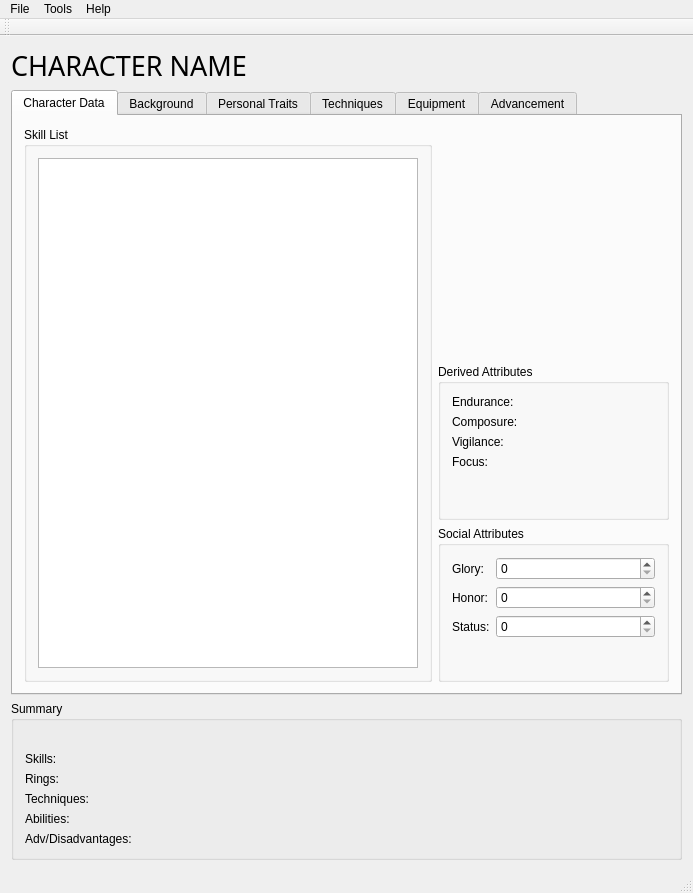
<?xml version="1.0" encoding="UTF-8"?>
<ui version="4.0">
 <class>MainWindow</class>
 <widget class="QMainWindow" name="MainWindow">
  <property name="geometry">
   <rect>
    <x>0</x>
    <y>0</y>
    <width>693</width>
    <height>893</height>
   </rect>
  </property>
  <property name="windowTitle">
   <string>Paper Blossoms</string>
  </property>
  <widget class="QWidget" name="centralWidget">
   <layout class="QVBoxLayout" name="verticalLayout_5">
    <item>
     <layout class="QVBoxLayout" name="verticalLayout">
      <item>
       <widget class="QLabel" name="character_name_label">
        <property name="font">
         <font>
          <family>Bradley Hand</family>
          <pointsize>20</pointsize>
         </font>
        </property>
        <property name="text">
         <string>CHARACTER NAME</string>
        </property>
       </widget>
      </item>
      <item>
       <widget class="QTabWidget" name="tabWidget">
        <property name="currentIndex">
         <number>0</number>
        </property>
        <widget class="QWidget" name="tab">
         <attribute name="title">
          <string>Character Data</string>
         </attribute>
         <layout class="QHBoxLayout" name="horizontalLayout">
          <item>
           <widget class="QGroupBox" name="groupBox_2">
            <property name="title">
             <string>Skill List</string>
            </property>
            <layout class="QVBoxLayout" name="verticalLayout_2">
             <item>
              <widget class="QTableView" name="skill_tableview">
               <property name="editTriggers">
                <set>QAbstractItemView::NoEditTriggers</set>
               </property>
               <property name="selectionMode">
                <enum>QAbstractItemView::SingleSelection</enum>
               </property>
               <property name="selectionBehavior">
                <enum>QAbstractItemView::SelectRows</enum>
               </property>
               <property name="showGrid">
                <bool>false</bool>
               </property>
               <attribute name="horizontalHeaderCascadingSectionResizes">
                <bool>true</bool>
               </attribute>
               <attribute name="horizontalHeaderMinimumSectionSize">
                <number>25</number>
               </attribute>
               <attribute name="horizontalHeaderStretchLastSection">
                <bool>true</bool>
               </attribute>
               <attribute name="verticalHeaderVisible">
                <bool>false</bool>
               </attribute>
               <attribute name="verticalHeaderCascadingSectionResizes">
                <bool>true</bool>
               </attribute>
               <attribute name="verticalHeaderDefaultSectionSize">
                <number>25</number>
               </attribute>
               <attribute name="verticalHeaderStretchLastSection">
                <bool>false</bool>
               </attribute>
              </widget>
             </item>
            </layout>
           </widget>
          </item>
          <item>
           <layout class="QVBoxLayout" name="verticalLayout_4">
            <item>
             <widget class="RingViewer" name="ringWidget" native="true">
              <property name="sizePolicy">
               <sizepolicy hsizetype="Fixed" vsizetype="Fixed">
                <horstretch>0</horstretch>
                <verstretch>0</verstretch>
               </sizepolicy>
              </property>
              <property name="minimumSize">
               <size>
                <width>231</width>
                <height>231</height>
               </size>
              </property>
              <property name="maximumSize">
               <size>
                <width>231</width>
                <height>231</height>
               </size>
              </property>
             </widget>
            </item>
            <item>
             <widget class="QGroupBox" name="groupBox_3">
              <property name="title">
               <string>Derived Attributes</string>
              </property>
              <layout class="QFormLayout" name="formLayout">
               <item row="0" column="0">
                <widget class="QLabel" name="label_5">
                 <property name="text">
                  <string>Endurance:</string>
                 </property>
                </widget>
               </item>
               <item row="0" column="1">
                <widget class="QLabel" name="endurance_label">
                 <property name="text">
                  <string/>
                 </property>
                </widget>
               </item>
               <item row="1" column="0">
                <widget class="QLabel" name="label_6">
                 <property name="text">
                  <string>Composure:</string>
                 </property>
                </widget>
               </item>
               <item row="1" column="1">
                <widget class="QLabel" name="composure_label">
                 <property name="text">
                  <string/>
                 </property>
                </widget>
               </item>
               <item row="2" column="0">
                <widget class="QLabel" name="label_7">
                 <property name="text">
                  <string>Vigilance:</string>
                 </property>
                </widget>
               </item>
               <item row="2" column="1">
                <widget class="QLabel" name="vigilance_label">
                 <property name="text">
                  <string/>
                 </property>
                </widget>
               </item>
               <item row="3" column="0">
                <widget class="QLabel" name="label_8">
                 <property name="text">
                  <string>Focus:</string>
                 </property>
                </widget>
               </item>
               <item row="3" column="1">
                <widget class="QLabel" name="focus_label">
                 <property name="text">
                  <string/>
                 </property>
                </widget>
               </item>
              </layout>
             </widget>
            </item>
            <item>
             <widget class="QGroupBox" name="groupBox">
              <property name="title">
               <string>Social Attributes</string>
              </property>
              <layout class="QFormLayout" name="formLayout_2">
               <item row="1" column="0">
                <widget class="QLabel" name="label">
                 <property name="text">
                  <string>Glory:</string>
                 </property>
                </widget>
               </item>
               <item row="2" column="0">
                <widget class="QLabel" name="label_2">
                 <property name="text">
                  <string>Honor:</string>
                 </property>
                </widget>
               </item>
               <item row="3" column="0">
                <widget class="QLabel" name="label_3">
                 <property name="text">
                  <string>Status:</string>
                 </property>
                </widget>
               </item>
               <item row="1" column="1">
                <widget class="QSpinBox" name="glory_spinBox"/>
               </item>
               <item row="2" column="1">
                <widget class="QSpinBox" name="honor_spinBox"/>
               </item>
               <item row="3" column="1">
                <widget class="QSpinBox" name="status_spinBox"/>
               </item>
              </layout>
             </widget>
            </item>
           </layout>
          </item>
         </layout>
        </widget>
        <widget class="QWidget" name="tab_3">
         <attribute name="title">
          <string>Background</string>
         </attribute>
         <layout class="QGridLayout" name="gridLayout_6">
          <item row="1" column="0">
           <widget class="QLabel" name="label_17">
            <property name="text">
             <string>Family</string>
            </property>
           </widget>
          </item>
          <item row="5" column="0" colspan="2">
           <widget class="QLabel" name="label_10">
            <property name="text">
             <string>Ninjo (Personal Desire)</string>
            </property>
           </widget>
          </item>
          <item row="0" column="0">
           <widget class="QLabel" name="label_16">
            <property name="text">
             <string>Clan</string>
            </property>
           </widget>
          </item>
          <item row="6" column="0">
           <widget class="QLabel" name="label_12">
            <property name="text">
             <string>Giri (Sworn Duty)</string>
            </property>
           </widget>
          </item>
          <item row="7" column="0">
           <widget class="QLabel" name="label_15">
            <property name="text">
             <string>Notes</string>
            </property>
           </widget>
          </item>
          <item row="3" column="0">
           <spacer name="verticalSpacer">
            <property name="orientation">
             <enum>Qt::Vertical</enum>
            </property>
            <property name="sizeHint" stdset="0">
             <size>
              <width>20</width>
              <height>40</height>
             </size>
            </property>
           </spacer>
          </item>
          <item row="2" column="0">
           <widget class="QLabel" name="label_14">
            <property name="text">
             <string>Personal Name</string>
            </property>
           </widget>
          </item>
          <item row="7" column="2" colspan="2">
           <widget class="QTextEdit" name="notes_textEdit"/>
          </item>
          <item row="1" column="2">
           <widget class="QLabel" name="family_label">
            <property name="text">
             <string/>
            </property>
           </widget>
          </item>
          <item row="0" column="2">
           <widget class="QLabel" name="clan_label">
            <property name="text">
             <string/>
            </property>
           </widget>
          </item>
          <item row="6" column="2" colspan="3">
           <widget class="QTextEdit" name="giri_textEdit"/>
          </item>
          <item row="5" column="2" colspan="3">
           <widget class="QTextEdit" name="ninjo_textEdit"/>
          </item>
          <item row="2" column="2" colspan="3">
           <widget class="QLineEdit" name="name_lineEdit"/>
          </item>
          <item row="7" column="4">
           <widget class="ClickLabel" name="image_label">
            <property name="minimumSize">
             <size>
              <width>250</width>
              <height>250</height>
             </size>
            </property>
            <property name="font">
             <font>
              <italic>true</italic>
             </font>
            </property>
            <property name="frameShape">
             <enum>QFrame::Box</enum>
            </property>
            <property name="frameShadow">
             <enum>QFrame::Raised</enum>
            </property>
            <property name="lineWidth">
             <number>2</number>
            </property>
            <property name="text">
             <string>Click to add a character portrait...</string>
            </property>
            <property name="scaledContents">
             <bool>false</bool>
            </property>
            <property name="alignment">
             <set>Qt::AlignCenter</set>
            </property>
           </widget>
          </item>
         </layout>
        </widget>
        <widget class="QWidget" name="tab_5">
         <attribute name="title">
          <string>Personal Traits</string>
         </attribute>
         <layout class="QVBoxLayout" name="verticalLayout_3">
          <item>
           <widget class="QGroupBox" name="groupBox_11">
            <property name="title">
             <string>Advantages</string>
            </property>
            <layout class="QGridLayout" name="gridLayout_11">
             <item row="0" column="0">
              <widget class="QLabel" name="label_4">
               <property name="text">
                <string>Distinctions</string>
               </property>
              </widget>
             </item>
             <item row="0" column="3">
              <widget class="QLabel" name="label_21">
               <property name="text">
                <string>Passions</string>
               </property>
              </widget>
             </item>
             <item row="1" column="0" colspan="3">
              <widget class="QTableView" name="distinctions_tableView">
               <property name="editTriggers">
                <set>QAbstractItemView::NoEditTriggers</set>
               </property>
               <property name="selectionMode">
                <enum>QAbstractItemView::SingleSelection</enum>
               </property>
               <property name="selectionBehavior">
                <enum>QAbstractItemView::SelectRows</enum>
               </property>
               <attribute name="horizontalHeaderStretchLastSection">
                <bool>true</bool>
               </attribute>
               <attribute name="verticalHeaderVisible">
                <bool>false</bool>
               </attribute>
               <attribute name="verticalHeaderCascadingSectionResizes">
                <bool>true</bool>
               </attribute>
              </widget>
             </item>
             <item row="1" column="3" colspan="3">
              <widget class="QTableView" name="passions_tableView">
               <property name="editTriggers">
                <set>QAbstractItemView::NoEditTriggers</set>
               </property>
               <property name="selectionMode">
                <enum>QAbstractItemView::SingleSelection</enum>
               </property>
               <property name="selectionBehavior">
                <enum>QAbstractItemView::SelectRows</enum>
               </property>
               <attribute name="horizontalHeaderStretchLastSection">
                <bool>true</bool>
               </attribute>
               <attribute name="verticalHeaderVisible">
                <bool>false</bool>
               </attribute>
               <attribute name="verticalHeaderCascadingSectionResizes">
                <bool>true</bool>
               </attribute>
              </widget>
             </item>
             <item row="2" column="1">
              <widget class="QPushButton" name="addDistinction_pushButton">
               <property name="text">
                <string>Add</string>
               </property>
              </widget>
             </item>
             <item row="2" column="2">
              <widget class="QPushButton" name="remDistinction_pushButton">
               <property name="text">
                <string>Remove</string>
               </property>
              </widget>
             </item>
             <item row="2" column="4">
              <widget class="QPushButton" name="addPassion_pushButton">
               <property name="text">
                <string>Add</string>
               </property>
              </widget>
             </item>
             <item row="2" column="5">
              <widget class="QPushButton" name="remPassion_pushButton">
               <property name="text">
                <string>Remove</string>
               </property>
              </widget>
             </item>
            </layout>
           </widget>
          </item>
          <item>
           <widget class="QGroupBox" name="groupBox_12">
            <property name="title">
             <string>Disadvantages</string>
            </property>
            <layout class="QGridLayout" name="gridLayout_12">
             <item row="0" column="0">
              <widget class="QLabel" name="label_22">
               <property name="text">
                <string>Adversities</string>
               </property>
              </widget>
             </item>
             <item row="0" column="3">
              <widget class="QLabel" name="label_23">
               <property name="text">
                <string>Anxieties</string>
               </property>
              </widget>
             </item>
             <item row="1" column="0" colspan="3">
              <widget class="QTableView" name="adversities_tableView">
               <property name="editTriggers">
                <set>QAbstractItemView::NoEditTriggers</set>
               </property>
               <property name="selectionMode">
                <enum>QAbstractItemView::SingleSelection</enum>
               </property>
               <property name="selectionBehavior">
                <enum>QAbstractItemView::SelectRows</enum>
               </property>
               <attribute name="horizontalHeaderStretchLastSection">
                <bool>true</bool>
               </attribute>
               <attribute name="verticalHeaderVisible">
                <bool>false</bool>
               </attribute>
               <attribute name="verticalHeaderCascadingSectionResizes">
                <bool>true</bool>
               </attribute>
              </widget>
             </item>
             <item row="1" column="3" colspan="3">
              <widget class="QTableView" name="anxieties_tableView">
               <property name="editTriggers">
                <set>QAbstractItemView::NoEditTriggers</set>
               </property>
               <property name="selectionMode">
                <enum>QAbstractItemView::SingleSelection</enum>
               </property>
               <property name="selectionBehavior">
                <enum>QAbstractItemView::SelectRows</enum>
               </property>
               <attribute name="horizontalHeaderStretchLastSection">
                <bool>true</bool>
               </attribute>
               <attribute name="verticalHeaderVisible">
                <bool>false</bool>
               </attribute>
               <attribute name="verticalHeaderCascadingSectionResizes">
                <bool>true</bool>
               </attribute>
              </widget>
             </item>
             <item row="2" column="1">
              <widget class="QPushButton" name="addAdversity_pushButton">
               <property name="text">
                <string>Add</string>
               </property>
              </widget>
             </item>
             <item row="2" column="2">
              <widget class="QPushButton" name="remAdversity_pushButton">
               <property name="text">
                <string>Remove</string>
               </property>
              </widget>
             </item>
             <item row="2" column="4">
              <widget class="QPushButton" name="addAnxiety_pushButton">
               <property name="text">
                <string>Add</string>
               </property>
              </widget>
             </item>
             <item row="2" column="5">
              <widget class="QPushButton" name="remAnxiety_pushButton">
               <property name="text">
                <string>Remove</string>
               </property>
              </widget>
             </item>
            </layout>
           </widget>
          </item>
         </layout>
        </widget>
        <widget class="QWidget" name="tab_6">
         <attribute name="title">
          <string>Techniques</string>
         </attribute>
         <layout class="QGridLayout" name="gridLayout_13">
          <item row="0" column="0">
           <widget class="QTableView" name="techniqueTableView">
            <property name="editTriggers">
             <set>QAbstractItemView::NoEditTriggers</set>
            </property>
            <property name="wordWrap">
             <bool>true</bool>
            </property>
            <attribute name="horizontalHeaderCascadingSectionResizes">
             <bool>true</bool>
            </attribute>
            <attribute name="horizontalHeaderStretchLastSection">
             <bool>true</bool>
            </attribute>
            <attribute name="verticalHeaderCascadingSectionResizes">
             <bool>true</bool>
            </attribute>
           </widget>
          </item>
         </layout>
        </widget>
        <widget class="QWidget" name="tab_4">
         <attribute name="title">
          <string>Equipment</string>
         </attribute>
         <layout class="QGridLayout" name="gridLayout_8">
          <item row="1" column="0" colspan="4">
           <widget class="QGroupBox" name="groupBox_10">
            <property name="title">
             <string>Other</string>
            </property>
            <layout class="QGridLayout" name="gridLayout_9">
             <item row="0" column="0" colspan="3">
              <widget class="QTableView" name="other_tableview">
               <attribute name="horizontalHeaderStretchLastSection">
                <bool>true</bool>
               </attribute>
               <attribute name="verticalHeaderVisible">
                <bool>false</bool>
               </attribute>
              </widget>
             </item>
             <item row="1" column="0">
              <spacer name="horizontalSpacer_5">
               <property name="orientation">
                <enum>Qt::Horizontal</enum>
               </property>
               <property name="sizeHint" stdset="0">
                <size>
                 <width>366</width>
                 <height>20</height>
                </size>
               </property>
              </spacer>
             </item>
             <item row="1" column="1">
              <widget class="QPushButton" name="add_other_pushButton">
               <property name="text">
                <string>Add</string>
               </property>
              </widget>
             </item>
             <item row="1" column="2">
              <widget class="QPushButton" name="pushButton_6">
               <property name="text">
                <string>Remove</string>
               </property>
              </widget>
             </item>
            </layout>
           </widget>
          </item>
          <item row="2" column="0">
           <spacer name="horizontalSpacer_6">
            <property name="orientation">
             <enum>Qt::Horizontal</enum>
            </property>
            <property name="sizeHint" stdset="0">
             <size>
              <width>427</width>
              <height>20</height>
             </size>
            </property>
           </spacer>
          </item>
          <item row="2" column="1">
           <layout class="QHBoxLayout" name="horizontalLayout_2">
            <item>
             <widget class="QSpinBox" name="koku_spinBox"/>
            </item>
            <item>
             <widget class="QLabel" name="label_18">
              <property name="text">
               <string>koku</string>
              </property>
             </widget>
            </item>
           </layout>
          </item>
          <item row="2" column="2">
           <layout class="QHBoxLayout" name="horizontalLayout_3">
            <item>
             <widget class="QSpinBox" name="bu_spinBox"/>
            </item>
            <item>
             <widget class="QLabel" name="label_19">
              <property name="text">
               <string>bu</string>
              </property>
             </widget>
            </item>
           </layout>
          </item>
          <item row="2" column="3">
           <layout class="QHBoxLayout" name="horizontalLayout_4">
            <item>
             <widget class="QSpinBox" name="zeni_spinBox"/>
            </item>
            <item>
             <widget class="QLabel" name="label_20">
              <property name="text">
               <string>zeni</string>
              </property>
             </widget>
            </item>
           </layout>
          </item>
          <item row="0" column="0" colspan="4">
           <widget class="QSplitter" name="splitter">
            <property name="orientation">
             <enum>Qt::Horizontal</enum>
            </property>
            <widget class="QGroupBox" name="groupBox_8">
             <property name="title">
              <string>Weapons</string>
             </property>
             <layout class="QGridLayout" name="gridLayout">
              <item row="0" column="0" colspan="3">
               <widget class="QTableView" name="weapon_tableview">
                <property name="sizePolicy">
                 <sizepolicy hsizetype="Preferred" vsizetype="Preferred">
                  <horstretch>0</horstretch>
                  <verstretch>0</verstretch>
                 </sizepolicy>
                </property>
                <attribute name="horizontalHeaderStretchLastSection">
                 <bool>true</bool>
                </attribute>
                <attribute name="verticalHeaderVisible">
                 <bool>false</bool>
                </attribute>
               </widget>
              </item>
              <item row="1" column="0">
               <spacer name="horizontalSpacer_3">
                <property name="orientation">
                 <enum>Qt::Horizontal</enum>
                </property>
                <property name="sizeHint" stdset="0">
                 <size>
                  <width>400</width>
                  <height>20</height>
                 </size>
                </property>
               </spacer>
              </item>
              <item row="1" column="1">
               <widget class="QPushButton" name="add_weapon_pushButton">
                <property name="text">
                 <string>Add</string>
                </property>
               </widget>
              </item>
              <item row="1" column="2">
               <widget class="QPushButton" name="pushButton_2">
                <property name="text">
                 <string>Remove</string>
                </property>
               </widget>
              </item>
             </layout>
            </widget>
            <widget class="QGroupBox" name="groupBox_9">
             <property name="title">
              <string>Armor</string>
             </property>
             <layout class="QGridLayout" name="gridLayout_7">
              <item row="0" column="0" colspan="3">
               <widget class="QTableView" name="armor_tableview">
                <property name="sizePolicy">
                 <sizepolicy hsizetype="Preferred" vsizetype="Preferred">
                  <horstretch>0</horstretch>
                  <verstretch>0</verstretch>
                 </sizepolicy>
                </property>
                <attribute name="horizontalHeaderStretchLastSection">
                 <bool>true</bool>
                </attribute>
                <attribute name="verticalHeaderVisible">
                 <bool>false</bool>
                </attribute>
               </widget>
              </item>
              <item row="1" column="0">
               <spacer name="horizontalSpacer_4">
                <property name="orientation">
                 <enum>Qt::Horizontal</enum>
                </property>
                <property name="sizeHint" stdset="0">
                 <size>
                  <width>400</width>
                  <height>20</height>
                 </size>
                </property>
               </spacer>
              </item>
              <item row="1" column="1">
               <widget class="QPushButton" name="add_armor_pushButton">
                <property name="text">
                 <string>Add</string>
                </property>
               </widget>
              </item>
              <item row="1" column="2">
               <widget class="QPushButton" name="pushButton_4">
                <property name="text">
                 <string>Remove</string>
                </property>
               </widget>
              </item>
             </layout>
            </widget>
           </widget>
          </item>
         </layout>
        </widget>
        <widget class="QWidget" name="tab_2">
         <attribute name="title">
          <string>Advancement</string>
         </attribute>
         <layout class="QGridLayout" name="gridLayout_5">
          <item row="0" column="0" colspan="2">
           <layout class="QHBoxLayout" name="horizontalLayout_5">
            <item>
             <widget class="QLabel" name="label_25">
              <property name="text">
               <string>Total Earned:</string>
              </property>
             </widget>
            </item>
            <item>
             <widget class="QSpinBox" name="xpSpinBox"/>
            </item>
            <item>
             <spacer name="horizontalSpacer_7">
              <property name="orientation">
               <enum>Qt::Horizontal</enum>
              </property>
              <property name="sizeHint" stdset="0">
               <size>
                <width>40</width>
                <height>20</height>
               </size>
              </property>
             </spacer>
            </item>
            <item>
             <widget class="QLabel" name="label_13">
              <property name="text">
               <string>Total Spent:</string>
              </property>
             </widget>
            </item>
            <item>
             <widget class="QLabel" name="xpSpentLabel">
              <property name="text">
               <string>##</string>
              </property>
             </widget>
            </item>
           </layout>
          </item>
          <item row="1" column="0" rowspan="2">
           <widget class="QGroupBox" name="groupBox_5">
            <property name="title">
             <string>Curriculum</string>
            </property>
            <layout class="QGridLayout" name="gridLayout_2">
             <item row="1" column="0">
              <widget class="QTableView" name="curriculum_tableView">
               <property name="font">
                <font>
                 <pointsize>9</pointsize>
                </font>
               </property>
               <property name="editTriggers">
                <set>QAbstractItemView::NoEditTriggers</set>
               </property>
               <property name="selectionMode">
                <enum>QAbstractItemView::SingleSelection</enum>
               </property>
               <property name="selectionBehavior">
                <enum>QAbstractItemView::SelectRows</enum>
               </property>
               <attribute name="horizontalHeaderStretchLastSection">
                <bool>true</bool>
               </attribute>
               <attribute name="verticalHeaderVisible">
                <bool>false</bool>
               </attribute>
              </widget>
             </item>
             <item row="0" column="0">
              <widget class="QLabel" name="curric_status_label">
               <property name="text">
                <string>StatusLabel</string>
               </property>
              </widget>
             </item>
            </layout>
           </widget>
          </item>
          <item row="1" column="1">
           <widget class="QGroupBox" name="groupBox_7">
            <property name="title">
             <string>Advances</string>
            </property>
            <layout class="QGridLayout" name="gridLayout_4">
             <item row="1" column="0">
              <spacer name="horizontalSpacer">
               <property name="orientation">
                <enum>Qt::Horizontal</enum>
               </property>
               <property name="sizeHint" stdset="0">
                <size>
                 <width>140</width>
                 <height>20</height>
                </size>
               </property>
              </spacer>
             </item>
             <item row="1" column="1">
              <widget class="QPushButton" name="addadvance_button">
               <property name="text">
                <string>Add</string>
               </property>
              </widget>
             </item>
             <item row="1" column="2">
              <widget class="QPushButton" name="remove_pushButton">
               <property name="text">
                <string>Remove</string>
               </property>
              </widget>
             </item>
             <item row="0" column="0" colspan="3">
              <widget class="QTableView" name="advance_tableView">
               <property name="font">
                <font>
                 <pointsize>9</pointsize>
                </font>
               </property>
               <property name="editTriggers">
                <set>QAbstractItemView::NoEditTriggers</set>
               </property>
               <property name="selectionMode">
                <enum>QAbstractItemView::SingleSelection</enum>
               </property>
               <property name="selectionBehavior">
                <enum>QAbstractItemView::SelectRows</enum>
               </property>
               <attribute name="horizontalHeaderStretchLastSection">
                <bool>true</bool>
               </attribute>
               <attribute name="verticalHeaderVisible">
                <bool>false</bool>
               </attribute>
               <attribute name="verticalHeaderStretchLastSection">
                <bool>false</bool>
               </attribute>
              </widget>
             </item>
            </layout>
           </widget>
          </item>
          <item row="2" column="1">
           <widget class="QGroupBox" name="groupBox_6">
            <property name="title">
             <string>Title</string>
            </property>
            <layout class="QGridLayout" name="gridLayout_3">
             <item row="0" column="0" colspan="2">
              <widget class="QLabel" name="title_status_label">
               <property name="text">
                <string>StatusLabel</string>
               </property>
              </widget>
             </item>
             <item row="1" column="0" colspan="2">
              <widget class="QTableView" name="title_tableview">
               <property name="font">
                <font>
                 <pointsize>9</pointsize>
                </font>
               </property>
               <property name="editTriggers">
                <set>QAbstractItemView::NoEditTriggers</set>
               </property>
               <property name="selectionMode">
                <enum>QAbstractItemView::SingleSelection</enum>
               </property>
               <property name="selectionBehavior">
                <enum>QAbstractItemView::SelectRows</enum>
               </property>
               <attribute name="horizontalHeaderStretchLastSection">
                <bool>true</bool>
               </attribute>
               <attribute name="verticalHeaderVisible">
                <bool>false</bool>
               </attribute>
              </widget>
             </item>
             <item row="2" column="1">
              <widget class="QPushButton" name="addTitle_pushButton">
               <property name="text">
                <string>Add</string>
               </property>
              </widget>
             </item>
             <item row="2" column="0">
              <spacer name="horizontalSpacer_2">
               <property name="orientation">
                <enum>Qt::Horizontal</enum>
               </property>
               <property name="sizeHint" stdset="0">
                <size>
                 <width>40</width>
                 <height>20</height>
                </size>
               </property>
              </spacer>
             </item>
             <item row="3" column="0" colspan="2">
              <widget class="QLabel" name="label_27">
               <property name="text">
                <string>Note: Status awards must be manually added.</string>
               </property>
              </widget>
             </item>
            </layout>
           </widget>
          </item>
         </layout>
        </widget>
       </widget>
      </item>
     </layout>
    </item>
    <item>
     <widget class="QGroupBox" name="status_groupBox">
      <property name="sizePolicy">
       <sizepolicy hsizetype="Minimum" vsizetype="Minimum">
        <horstretch>0</horstretch>
        <verstretch>0</verstretch>
       </sizepolicy>
      </property>
      <property name="title">
       <string>Summary</string>
      </property>
      <layout class="QGridLayout" name="gridLayout_10">
       <item row="0" column="1">
        <spacer name="horizontalSpacer_8">
         <property name="orientation">
          <enum>Qt::Horizontal</enum>
         </property>
         <property name="sizeHint" stdset="0">
          <size>
           <width>40</width>
           <height>20</height>
          </size>
         </property>
        </spacer>
       </item>
       <item row="1" column="0">
        <widget class="QLabel" name="label_24">
         <property name="sizePolicy">
          <sizepolicy hsizetype="Minimum" vsizetype="Preferred">
           <horstretch>0</horstretch>
           <verstretch>0</verstretch>
          </sizepolicy>
         </property>
         <property name="text">
          <string>Skills:</string>
         </property>
        </widget>
       </item>
       <item row="1" column="1">
        <widget class="QLabel" name="skill_label">
         <property name="sizePolicy">
          <sizepolicy hsizetype="Preferred" vsizetype="Expanding">
           <horstretch>0</horstretch>
           <verstretch>0</verstretch>
          </sizepolicy>
         </property>
         <property name="text">
          <string/>
         </property>
         <property name="wordWrap">
          <bool>true</bool>
         </property>
        </widget>
       </item>
       <item row="2" column="0">
        <widget class="QLabel" name="label_26">
         <property name="sizePolicy">
          <sizepolicy hsizetype="Minimum" vsizetype="Preferred">
           <horstretch>0</horstretch>
           <verstretch>0</verstretch>
          </sizepolicy>
         </property>
         <property name="text">
          <string>Rings:</string>
         </property>
        </widget>
       </item>
       <item row="2" column="1">
        <widget class="QLabel" name="ring_label">
         <property name="sizePolicy">
          <sizepolicy hsizetype="Preferred" vsizetype="Expanding">
           <horstretch>0</horstretch>
           <verstretch>0</verstretch>
          </sizepolicy>
         </property>
         <property name="text">
          <string/>
         </property>
         <property name="wordWrap">
          <bool>true</bool>
         </property>
        </widget>
       </item>
       <item row="3" column="0">
        <widget class="QLabel" name="label_9">
         <property name="sizePolicy">
          <sizepolicy hsizetype="Minimum" vsizetype="Preferred">
           <horstretch>0</horstretch>
           <verstretch>0</verstretch>
          </sizepolicy>
         </property>
         <property name="text">
          <string>Techniques:</string>
         </property>
        </widget>
       </item>
       <item row="3" column="1">
        <widget class="QLabel" name="tech_label">
         <property name="sizePolicy">
          <sizepolicy hsizetype="Preferred" vsizetype="Expanding">
           <horstretch>0</horstretch>
           <verstretch>0</verstretch>
          </sizepolicy>
         </property>
         <property name="text">
          <string/>
         </property>
         <property name="wordWrap">
          <bool>true</bool>
         </property>
        </widget>
       </item>
       <item row="4" column="0">
        <widget class="QLabel" name="label_28">
         <property name="sizePolicy">
          <sizepolicy hsizetype="Minimum" vsizetype="Preferred">
           <horstretch>0</horstretch>
           <verstretch>0</verstretch>
          </sizepolicy>
         </property>
         <property name="text">
          <string>Abilities:</string>
         </property>
        </widget>
       </item>
       <item row="4" column="1">
        <widget class="QLabel" name="ability_label">
         <property name="sizePolicy">
          <sizepolicy hsizetype="Preferred" vsizetype="Expanding">
           <horstretch>0</horstretch>
           <verstretch>0</verstretch>
          </sizepolicy>
         </property>
         <property name="text">
          <string/>
         </property>
         <property name="wordWrap">
          <bool>true</bool>
         </property>
        </widget>
       </item>
       <item row="5" column="0">
        <widget class="QLabel" name="label_11">
         <property name="sizePolicy">
          <sizepolicy hsizetype="Minimum" vsizetype="Preferred">
           <horstretch>0</horstretch>
           <verstretch>0</verstretch>
          </sizepolicy>
         </property>
         <property name="text">
          <string>Adv/Disadvantages: </string>
         </property>
        </widget>
       </item>
       <item row="5" column="1">
        <widget class="QLabel" name="adv_label">
         <property name="sizePolicy">
          <sizepolicy hsizetype="Preferred" vsizetype="Expanding">
           <horstretch>0</horstretch>
           <verstretch>0</verstretch>
          </sizepolicy>
         </property>
         <property name="text">
          <string/>
         </property>
         <property name="wordWrap">
          <bool>true</bool>
         </property>
        </widget>
       </item>
      </layout>
     </widget>
    </item>
   </layout>
  </widget>
  <widget class="QMenuBar" name="menuBar">
   <property name="geometry">
    <rect>
     <x>0</x>
     <y>0</y>
     <width>693</width>
     <height>22</height>
    </rect>
   </property>
   <widget class="QMenu" name="menuFile">
    <property name="title">
     <string>File</string>
    </property>
    <addaction name="actionNew"/>
    <addaction name="actionSave_As"/>
    <addaction name="actionOpen"/>
    <addaction name="actionExit"/>
   </widget>
   <widget class="QMenu" name="menuTools">
    <property name="title">
     <string>Tools</string>
    </property>
    <addaction name="actionGenerate_Character_Sheet"/>
    <addaction name="separator"/>
    <addaction name="actionExport_User_Tables"/>
    <addaction name="actionImport_User_Data_Tables"/>
    <addaction name="actionOpen_Application_Data_Directory"/>
   </widget>
   <widget class="QMenu" name="menuHelp">
    <property name="title">
     <string>Help</string>
    </property>
    <addaction name="actionAbout"/>
   </widget>
   <addaction name="menuFile"/>
   <addaction name="menuTools"/>
   <addaction name="menuHelp"/>
  </widget>
  <widget class="QToolBar" name="mainToolBar">
   <attribute name="toolBarArea">
    <enum>TopToolBarArea</enum>
   </attribute>
   <attribute name="toolBarBreak">
    <bool>false</bool>
   </attribute>
  </widget>
  <widget class="QStatusBar" name="statusBar"/>
  <action name="actionNew">
   <property name="text">
    <string>New...</string>
   </property>
  </action>
  <action name="actionSave_As">
   <property name="text">
    <string>Save As...</string>
   </property>
  </action>
  <action name="actionOpen">
   <property name="text">
    <string>Open...</string>
   </property>
  </action>
  <action name="actionGenerate_Character_Sheet">
   <property name="text">
    <string>Generate Character Sheet...</string>
   </property>
  </action>
  <action name="actionAbout">
   <property name="text">
    <string>About</string>
   </property>
  </action>
  <action name="actionExport_User_Tables">
   <property name="text">
    <string>Export User Data Tables...</string>
   </property>
  </action>
  <action name="actionImport_User_Data_Tables">
   <property name="text">
    <string>Import User Data Tables...</string>
   </property>
  </action>
  <action name="actionOpen_Application_Data_Directory">
   <property name="text">
    <string>Open Application Data Directory</string>
   </property>
  </action>
  <action name="actionExit">
   <property name="text">
    <string>Exit</string>
   </property>
  </action>
 </widget>
 <layoutdefault spacing="6" margin="11"/>
 <customwidgets>
  <customwidget>
   <class>RingViewer</class>
   <extends>QWidget</extends>
   <header location="global">ringviewer.h</header>
   <container>1</container>
  </customwidget>
  <customwidget>
   <class>ClickLabel</class>
   <extends>QLabel</extends>
   <header location="global">clicklabel.h</header>
  </customwidget>
 </customwidgets>
 <resources/>
 <connections/>
</ui>
